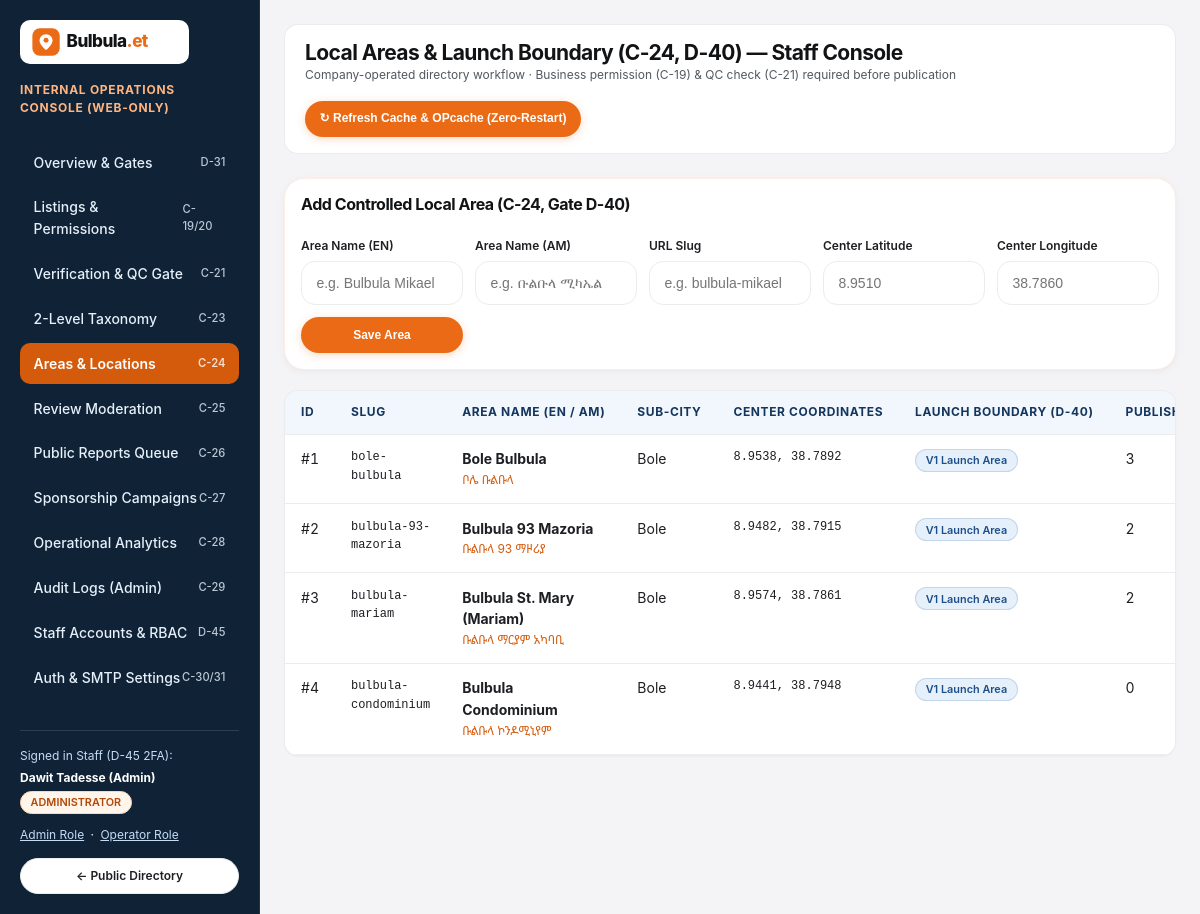
Screenshot of /staff/locations with the database file from the repository.
### tables this page shows
CREATE TABLE staff_users (
    id                  INTEGER PRIMARY KEY AUTOINCREMENT,
    email               TEXT NOT NULL UNIQUE,
    full_name           TEXT NOT NULL,
    role                TEXT NOT NULL DEFAULT 'OPERATOR',
    password_hash       TEXT NOT NULL,
    totp_secret_enc     TEXT NULL,
    totp_enabled        INTEGER NOT NULL DEFAULT 0,
    is_active           INTEGER NOT NULL DEFAULT 1,
    last_login_at       DATETIME NULL,
    created_at          DATETIME NOT NULL DEFAULT CURRENT_TIMESTAMP,
    updated_at          DATETIME NOT NULL DEFAULT CURRENT_TIMESTAMP
);

CREATE TABLE areas (
    id                  INTEGER PRIMARY KEY AUTOINCREMENT,
    slug                TEXT NOT NULL UNIQUE,
    name_en             TEXT NOT NULL,
    name_am             TEXT NULL,
    sub_city_en         TEXT NOT NULL,
    sub_city_am         TEXT NULL,
    center_latitude     REAL NULL,
    center_longitude    REAL NULL,
    is_launch_area      INTEGER NOT NULL DEFAULT 0,
    is_active           INTEGER NOT NULL DEFAULT 1,
    display_order       INTEGER NOT NULL DEFAULT 0,
    created_at          DATETIME NOT NULL DEFAULT CURRENT_TIMESTAMP,
    updated_at          DATETIME NOT NULL DEFAULT CURRENT_TIMESTAMP
);

### src/Views/staff/locations.php (the view, shortened to what the rows shown need)
<?php
$areas = $areas ?? [];
?>
<div class="b-card" style="margin-bottom: var(--space-5); padding: var(--space-4);">
  <h2 style="font-size: var(--text-base); margin-bottom: var(--space-3);">Add Controlled Local Area (C-24, Gate D-40)</h2>
</div>
<div class="b-table-wrap">
  <table class="b-table">
    <thead>
      <tr>
        <th>ID</th>
        <th>Slug</th>
        <th>Area Name (EN / AM)</th>
        <th>Sub-City</th>
        <th>Center Coordinates</th>
        <th>Launch Boundary (D-40)</th>
        <th>Published Branches</th>
      </tr>
    </thead>
    <tbody>
      <?php foreach ($areas as $a): ?>
        <tr>
          <td class="b-tabular">#<?= (int) $a['id'] ?></td>
          <td style="font-family: var(--font-mono); font-size: var(--text-xs);"><?= View::e($a['slug']) ?></td>
          <td>
            <strong><?= View::e($a['name_en']) ?></strong>
            <div class="b-lang-am" lang="am" style="font-size: var(--text-xs); color: var(--orange-600);"><?= View::e($a['name_am'] ?? '') ?></div>
          </td>
          <td><?= View::e($a['sub_city_en']) ?></td>
          <td class="b-tabular" style="font-family: var(--font-mono); font-size: var(--text-xs);">
            <?= View::e((string) ($a['center_latitude'] ?? '')) ?>, <?= View::e((string) ($a['center_longitude'] ?? '')) ?>
          </td>
          <td><span class="b-badge b-badge--verified"><?= !empty($a['is_launch_area']) ? 'V1 Launch Area' : 'Future' ?></span></td>
          <td class="b-tabular"><?= (int) ($a['published_branch_count'] ?? 0) ?></td>
        </tr>
      <?php endforeach; ?>
    </tbody>
  </table>
</div>

### src/Views/layouts/staff.php (shortened to what the rows shown need)
<?php
$staff        = $staff ?? ['id' => 1, 'full_name' => 'Dawit Tadesse (Admin)', 'role' => 'ADMINISTRATOR'];
?>
<!DOCTYPE html>
<html lang="en">
<head>
  <link rel="stylesheet" href="<?= View::asset('css/tokens.css') ?>">
  <link rel="stylesheet" href="<?= View::asset('css/base.css') ?>">
  <link rel="stylesheet" href="<?= View::asset('css/layout.css') ?>">
  <link rel="stylesheet" href="<?= View::asset('css/components.css') ?>">
  <link rel="stylesheet" href="<?= View::asset('css/staff.css') ?>">
</head>
<body>
  <div class="b-staff-shell">
    <aside class="b-staff-sidebar">
      <div style="margin-top: var(--space-8); padding-top: var(--space-4); border-top: 1px solid rgba(255,255,255,0.12); font-size: var(--text-xs);">
        <div style="color: var(--blue-200);">Signed in Staff (D-45 2FA):</div>
        <div style="font-weight: 700; color: #FFF; margin-top: 0.2rem;"><?= View::e($staff['full_name'] ?? '') ?></div>
        <div style="margin-top: 0.2rem;">
          <span class="b-badge b-badge--orange"><?= View::e($staff['role'] ?? 'ADMINISTRATOR') ?></span>
        </div>
        <div style="margin-top: 0.75rem; display: flex; gap: 0.4rem; flex-wrap: wrap;">
          <a href="/staff?switch_staff=1" style="color: var(--blue-200); text-decoration: underline;">Admin Role</a> &middot;
          <a href="/staff?switch_staff=2" style="color: var(--blue-200); text-decoration: underline;">Operator Role</a>
        </div>
        <div style="margin-top: 0.85rem;">
          <a href="/" class="b-btn b-btn--outline b-btn--sm" style="width: 100%;">&larr; Public Directory</a>
        </div>
      </div>
    </aside>
    <div class="b-staff-main">
      <div class="b-staff-topbar">
        <div>
          <h1 style="font-size: var(--text-xl);"><?= View::e($pageTitle ?? 'Staff Operations Console') ?></h1>
        </div>
      </div>
      <?= $content ?? '' ?>
    </div>
  </div>
</body>
</html>

### rows the page displays
staff_users: full_name "Dawit Tadesse (Admin)", role "ADMINISTRATOR"
areas: id "1", slug "bole-bulbula", name_en "Bole Bulbula", name_am "ቦሌ ቡልቡላ", sub_city_en "Bole", center_latitude "8.9538", center_longitude "38.7892", is_launch_area "V1 Launch Area", published_branch_count "3"
areas: id "2", slug "bulbula-93-mazoria", name_en "Bulbula 93 Mazoria", name_am "ቡልቡላ 93 ማዞሪያ", sub_city_en "Bole", center_latitude "8.9482", center_longitude "38.7915", is_launch_area "V1 Launch Area", published_branch_count "2"
areas: id "3", slug "bulbula-mariam", name_en "Bulbula St. Mary (Mariam)", name_am "ቡልቡላ ማርያም አካባቢ", sub_city_en "Bole", center_latitude "8.9574", center_longitude "38.7861", is_launch_area "V1 Launch Area", published_branch_count "2"
areas: id "4", slug "bulbula-condominium", name_en "Bulbula Condominium", name_am "ቡልቡላ ኮንዶሚኒየም", sub_city_en "Bole", center_latitude "8.9441", center_longitude "38.7948", is_launch_area "V1 Launch Area", published_branch_count "0"

### other values shown
View::e($pageTitle ?? 'Staff Operations Console') "Local Areas & Launch Boundary (C-24, D-40) — Staff Console"
